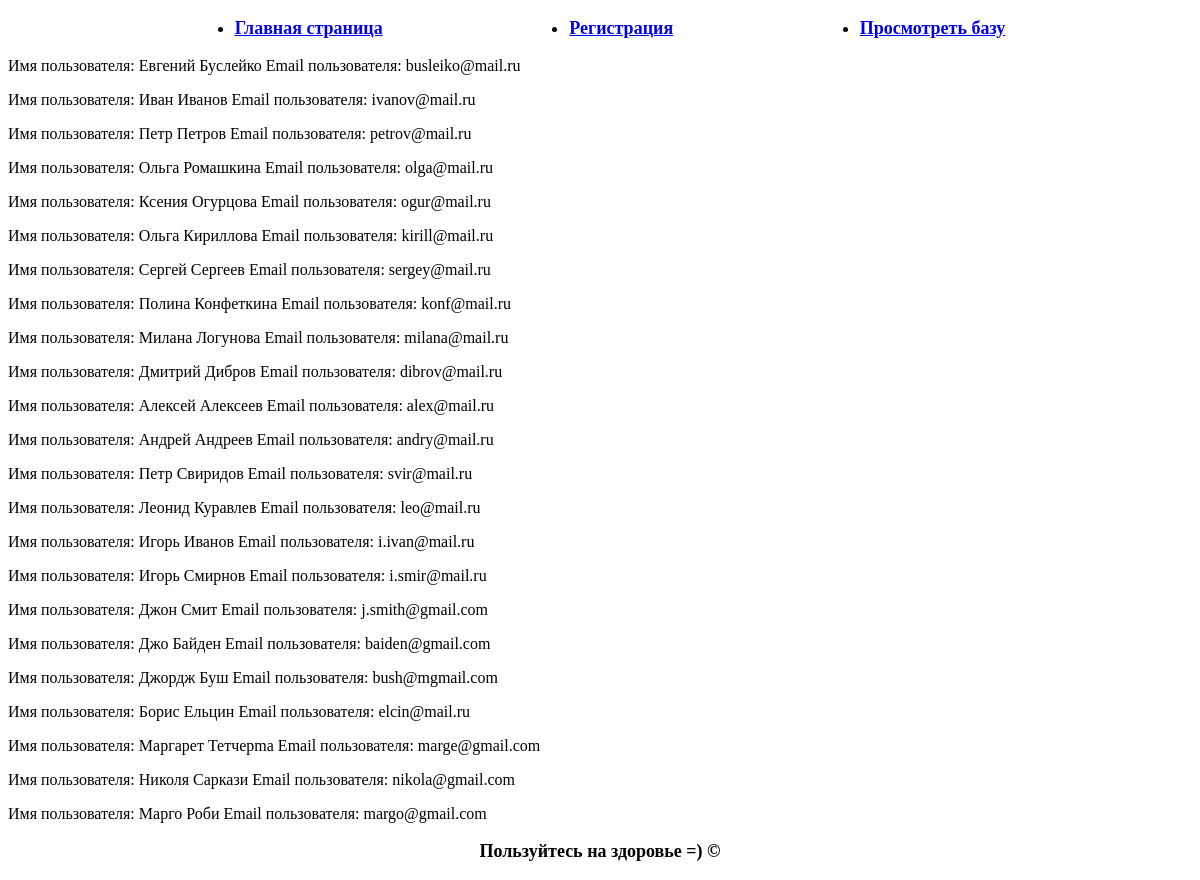
Screenshot of /showbase/ with the database file from the repository.
### sem3_ht1.py (models this page shows)
class User(db.Model):
    id = db.Column(db.Integer, primary_key=True)
    username = db.Column(db.String(80), unique=True, nullable=False)
    email = db.Column(db.String(120), unique=True, nullable=False)
    password = db.Column(db.String(80), unique=True, nullable=False)
    created_at = db.Column(db.DateTime, default=datetime.utcnow)

### sem3_ht1.py (the view)
@app.route('/showbase/', methods=['GET', 'POST'])
def showbase():
    users = User.query.all()
    context = {'users': users}
    return render_template('showbase.html', **context)

### templates/showbase.html
{% extends "base.html" %}
{% block content %}
    <div class="row">
        {% for user in users %}
            <p class="col-12 col-md-6">Имя пользователя: {{user.username }} Email пользователя: {{ user.email }}</p>
{% endfor %}
</div>
{% endblock %}

### templates/base.html (shortened to what this page needs)
<!doctype html>
<html lang="ru">
<head>
<link rel="stylesheet" href="/static/assets/styles/styles.css">
</head>
<body>
{% block menu %}
<nav >
    <ul class="menu">
        <li><a href="{{ url_for('main') }}">Главная страница</a></li>
        <li><a href="{{ url_for('register') }}">Регистрация</a></li>
        <li><a href="{{ url_for('showbase') }}">Просмотреть базу</a></li>
    </ul>
</nav>
{% endblock %}
{% block content %}
{% endblock %}
<p class="menu">Пользуйтесь на здоровье =) &copy;</p>
</body>
</html>

### static/assets/styles/styles.css (style rules this page uses)
.menu { display: flex; justify-content: space-evenly; align-items: end; font-size: large; font-weight: bold; text-decoration: none; font-family: Cambria, Cochin, Georgia, Times, 'Times New Roman', serif }

### rows the page displays
User: username "Евгений Буслейко", email "busleiko@mail.ru"
User: username "Иван Иванов", email "ivanov@mail.ru"
User: username "Петр Петров", email "petrov@mail.ru"
User: username "Ольга Ромашкина", email "olga@mail.ru"
User: username "Ксения Огурцова", email "ogur@mail.ru"
User: username "Ольга Кириллова", email "kirill@mail.ru"
User: username "Сергей Сергеев", email "sergey@mail.ru"
User: username "Полина Конфеткина", email "konf@mail.ru"
User: username "Милана Логунова", email "milana@mail.ru"
User: username "Дмитрий Дибров", email "dibrov@mail.ru"
User: username "Алексей Алексеев", email "alex@mail.ru"
User: username "Андрей Андреев", email "andry@mail.ru"
User: username "Петр Свиридов", email "svir@mail.ru"
User: username "Леонид Куравлев", email "leo@mail.ru"
User: username "Игорь Иванов", email "i.ivan@mail.ru"
User: username "Игорь Смирнов", email "i.smir@mail.ru"
User: username "Джон Смит", email "j.smith@gmail.com"
User: username "Джо Байден", email "baiden@gmail.com"
User: username "Джордж Буш", email "bush@mgmail.com"
User: username "Борис Ельцин", email "elcin@mail.ru"
User: username "Маргарет Тетчерma", email "marge@gmail.com"
User: username "Николя Саркази", email "nikola@gmail.com"
User: username "Марго Роби", email "margo@gmail.com"
